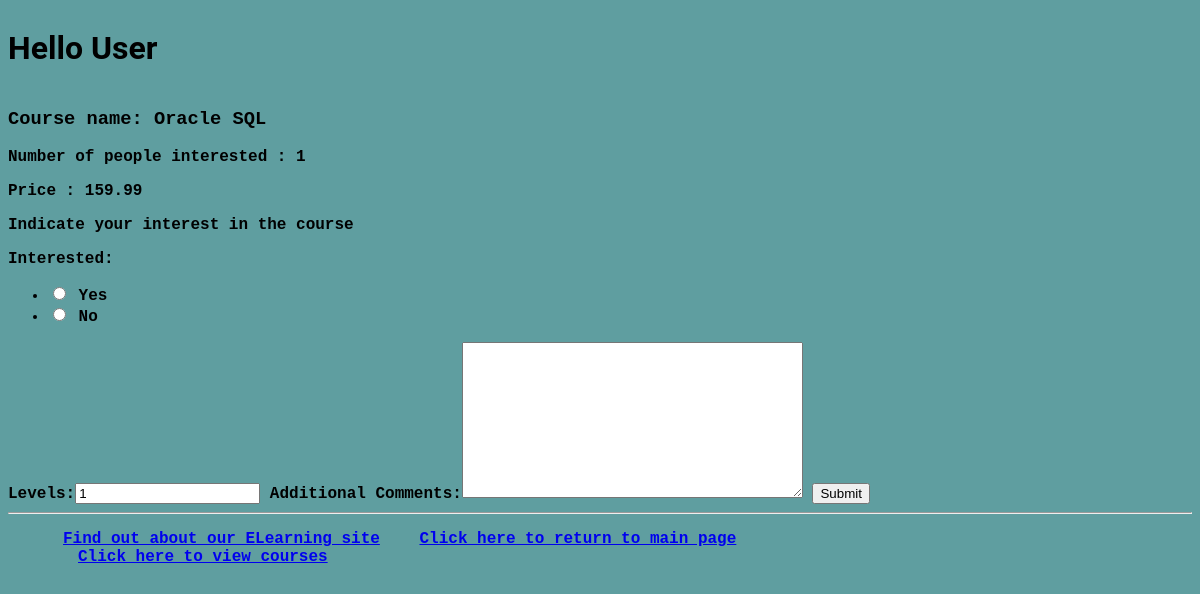
The page /myapp/courses/4 on the database as committed earlier.
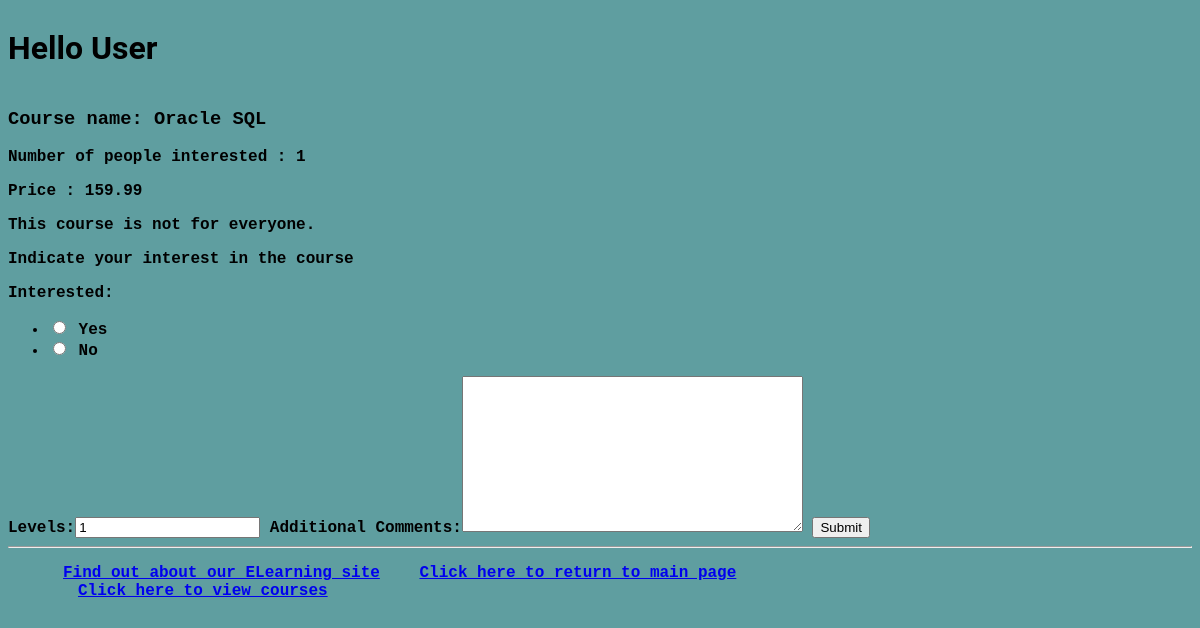
The same page on the database as committed later.
### myapp/views.py (the view)
# urls.py: path(r'courses/<int:course_id>', views.coursedetail, name='course_detail')
def coursedetail(request, course_id):
    course = get_object_or_404(Course, pk=course_id)
    if request.method == 'POST':
        form = InterestForm(request.POST)
        if form.is_valid():
            if form.cleaned_data['interested'] == '1':
                course.interested = course.interested + 1
                course.save()
            return index(request)
    else:
        form = InterestForm()
    return render(request, 'myapp/coursedetail.html', {'form': form, 'course': course})

### myapp/forms.py
class InterestForm(forms.Form):
    interested = forms.ChoiceField(widget=forms.RadioSelect(), choices=[('1', 'Yes'), ('0', 'No')])
    levels = forms.IntegerField(initial=1)
    comments = forms.CharField(widget=forms.Textarea, label='Additional Comments', required=False)

### myapp/templates/myapp/coursedetail.html (shortened to what this page needs)
{% extends 'myapp/base.html' %}
{% block body_block %}
    <h3>Course name: {{ course.name }} {{ a }}</h3>
    <p class="paragraphs"> Number of people interested : {{ course.interested }} </p>
    <p class="paragraphs"> Price : {{ course.price }}</p>
    {% if not course.for_everyone %}
        <strong>This course is not for everyone.</strong>
    {% endif %}
    <p class="paragraphs"> Indicate your interest in the course</p>
    <form action="" method="post">
        {{ form.as_table }}
        <input type="submit" value="Submit">
    </form>
{% endblock %}

Rows that differ between the two databases and show on the page:
changed Course "Oracle SQL": for_everyone True → False (drawn)
Other text that changed with them:
text now shown: "This course is not for everyone."
